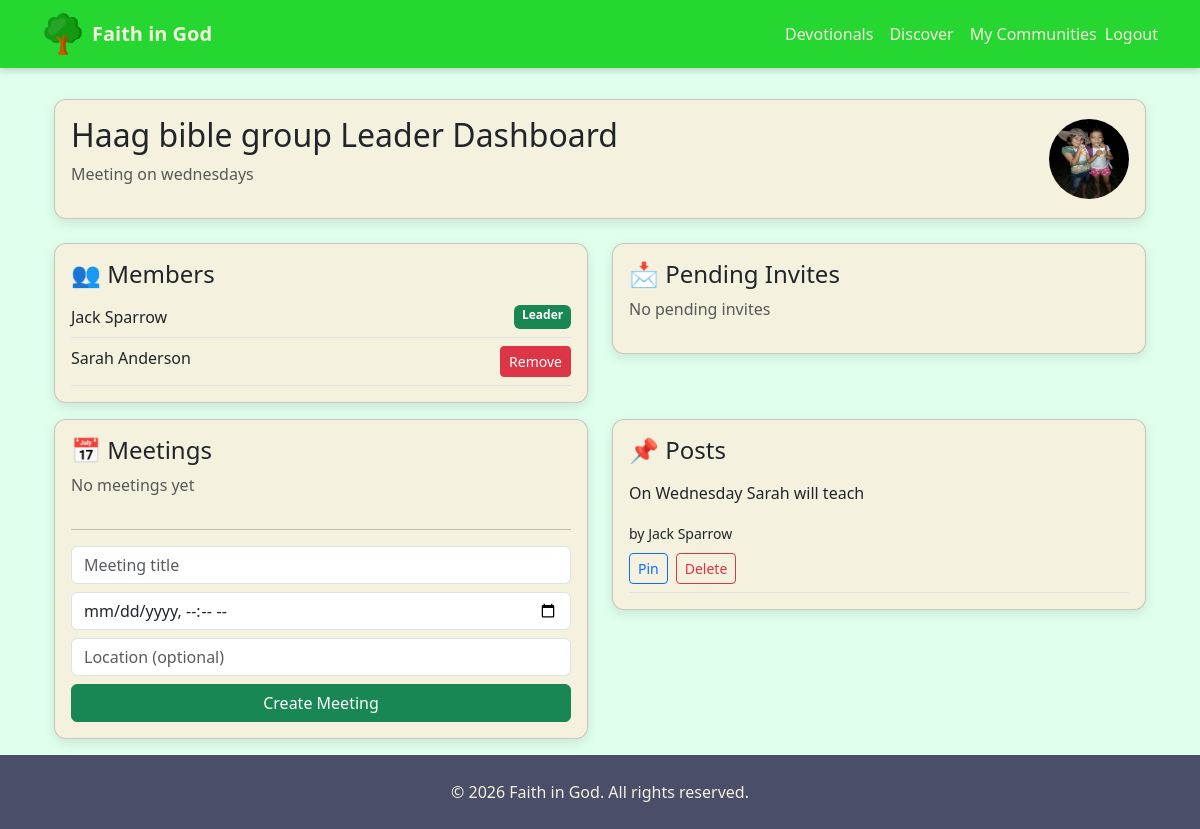
/groups/group/2/leader/ (signed in), run on an earlier commit of the app's database.
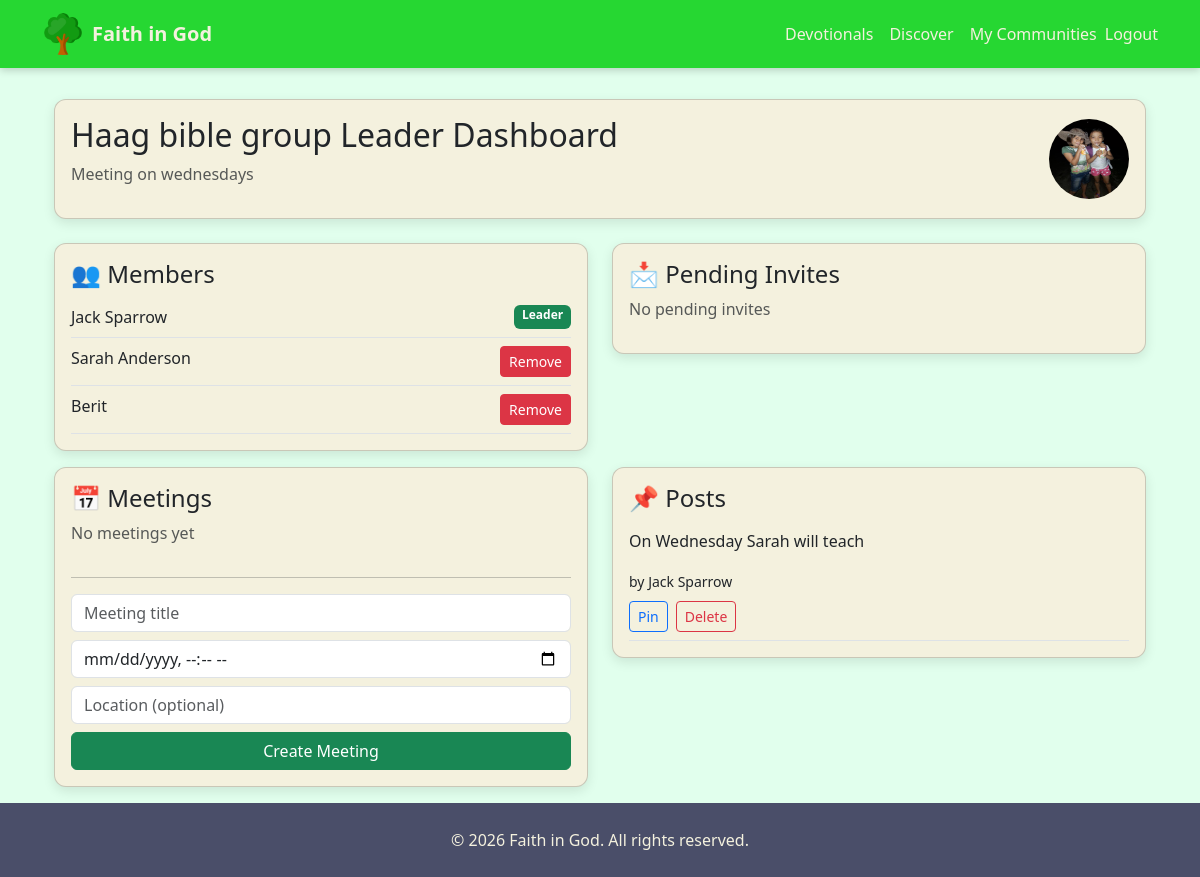
And on a later commit of the database.
### engagement/models.py (models this page shows, shortened)
class GroupMember(models.Model):
    user = models.ForeignKey(User, on_delete=models.CASCADE, related_name="group_memberships")
    group = models.ForeignKey(Group, on_delete=models.CASCADE, related_name="members")
    joined_at = models.DateTimeField(auto_now_add=True)
    is_active = models.BooleanField(default=True)
    class Meta:
        unique_together = ("user", "group")

class GroupPost(models.Model):
    group = models.ForeignKey(Group, on_delete=models.CASCADE, related_name='posts')
    author = models.ForeignKey(User, on_delete=models.CASCADE, related_name='group_posts')
    content = models.TextField()
    is_pinned = models.BooleanField(default=False)  # ✅ ADD THIS
    created_at = models.DateTimeField(auto_now_add=True)
    class Meta:
        ordering = ['-is_pinned', '-created_at']

### accounts/models.py (models this page shows)
class User(AbstractUser):
    username = None
    first_name = None
    last_name = None
    full_name = models.CharField(max_length=255)
    phone = PhoneNumberField(
        unique=True,
        help_text="Use country code, e.g. +919876543210"
    )
    email = models.EmailField(
        unique=True,
        blank=True,
        null=True
    )
    ROLE_CHOICES = (
        ("member", "Member"),
        ("leader", "Leader"),
        ("pastor", "Pastor"),
        ("admin", "Admin"),
    )
    role = models.CharField(
        max_length=20,
        choices=ROLE_CHOICES,
        default="member"
    )
    is_verified = models.BooleanField(default=False)
    created_at = models.DateTimeField(auto_now_add=True)
    USERNAME_FIELD = "phone"
    REQUIRED_FIELDS = ["full_name"]
    objects = UserManager()
    def __str__(self):
        return self.full_name or str(self.phone)

### engagement/views.py (the view)
@login_required
def leader_dashboard(request, group_id):
    group = get_object_or_404(Group, id=group_id)
    if not is_leader(request.user, group):
        messages.error(request, "You are not the leader of this group.")
        return redirect("engagement:group_detail", group_id=group.id)
    members = GroupMember.objects.filter(
        group=group,
        is_active=True
    ).select_related("user")
    pending_invites = GroupInvitation.objects.filter(
        group=group,
        accepted=False
    )
    meetings = Meeting.objects.filter(
        group=group
    ).order_by("-start_time")
    posts = GroupPost.objects.filter(
        group=group
    ).select_related("author")
    return render(request, "engagement/leader_dashboard.html", {
        "group": group,
        "members": members,
        "pending_invites": pending_invites,
        "meetings": meetings,
        "posts": posts,
    })

### content/context_processors.py (called while the page is built)
def global_updates(request):
    updates = Update.objects.filter(is_published=True).order_by("-created_at")
    return {"global_updates": updates}

### engagement/context_processors.py (called while the page is built)
def next_meeting(request):
    if not request.user.is_authenticated:
        return {}
    meeting = Meeting.objects.filter(
        group__members__user=request.user,
        group__members__is_active=True,
        start_time__gte=timezone.now()
    ).order_by("start_time").first()
    return {
        "next_group_meeting": meeting
    }

def user_groups(request):
    if request.user.is_authenticated:
        groups = GroupMember.objects.filter(
            user=request.user,
            is_active=True
        ).select_related("group")
        return {"user_groups": [gm.group for gm in groups]}
    return {}

def pending_invitations(request):
    if request.user.is_authenticated:
        invites = GroupInvitation.objects.filter(
            invited_user=request.user,
            accepted=False
        ).select_related("group")
        return {
            "pending_invites": invites,
            "pending_invites_count": invites.count()
        }
    return {}

### engagement/views.py (called while the page is built)
def is_leader(user, group):
    return group.leader_id == user.id

### engagement/templates/engagement/leader_dashboard.html (shortened to what the changed rows need)
{% extends "base.html" %}
{% block content %}
<div class="container">
    <div class="card p-3 mb-4">
        <div class="d-flex justify-content-between align-items-center">
            <div>
                <h2>{{ group.name }} Leader Dashboard</h2>
            </div>
        </div>
    </div>
    <div class="row">
        <div class="col-md-6">
            <div class="card p-3 mb-3">
                {% for m in members %}
                    <div class="d-flex justify-content-between border-bottom py-2">
                        <span>{{ m.user }}</span>
                        {% if m.user == group.leader %}
                            <span class="badge bg-success">Leader</span>
                        {% else %}
                            <a href="{% url 'engagement:remove_member' group.id m.user.id %}"
                               class="btn btn-sm btn-danger">
                                Remove
                            </a>
                        {% endif %}
                    </div>
                {% empty %}
                    <p class="text-muted">No members yet</p>
                {% endfor %}
            </div>
        </div>
    </div>
    <div class="row">
        <div class="col-md-6">
            <div class="card p-3 mb-3">
                {% for post in posts %}
                    <div class="border-bottom py-2">
                        <p>{{ post.content }}</p>
                        <small>by {{ post.author }}</small>
                        <div class="mt-2 d-flex gap-2">
                            <a href="{% url 'engagement:toggle_pin_post' post.id %}"
                               class="btn btn-sm btn-outline-primary">
                                {% if post.is_pinned %}Unpin{% else %}Pin{% endif %}
                            </a>
                            <a href="{% url 'engagement:delete_post' post.id %}"
                               class="btn btn-sm btn-outline-danger">
                                Delete
                            </a>
                        </div>
                    </div>
                {% empty %}
                    <p class="text-muted">No posts yet</p>
                {% endfor %}
            </div>
        </div>
    </div>
</div>
{% endblock %}

What changed in the data, as far as the page shows it:
added GroupMember: user "Berit", shows "Remove"
